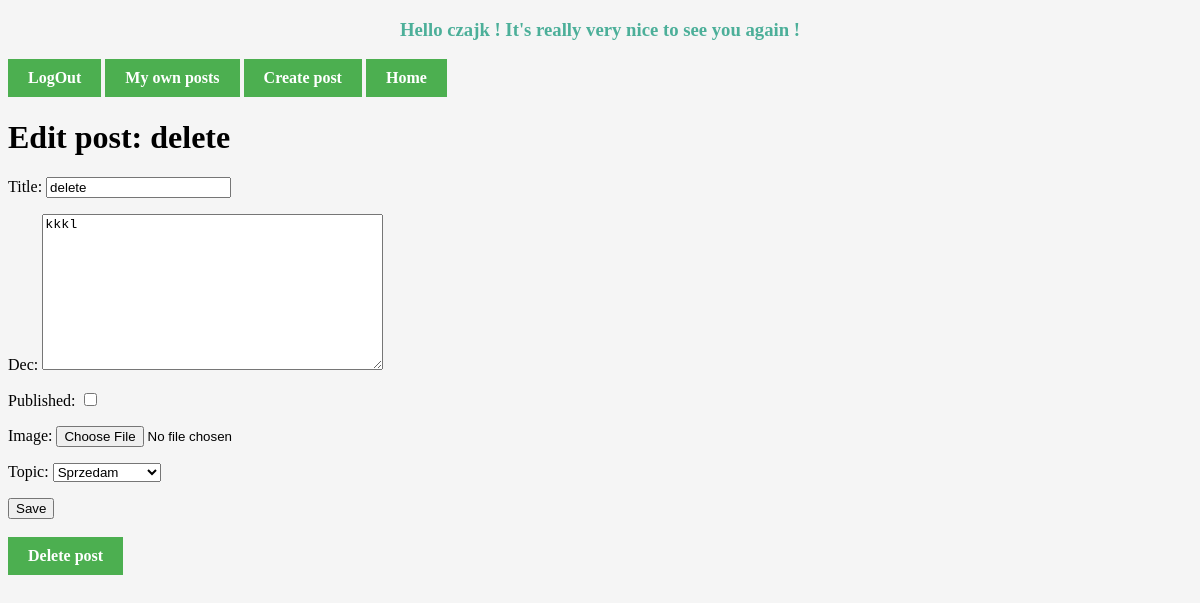
Page /12/ (signed in) on the earlier database version.
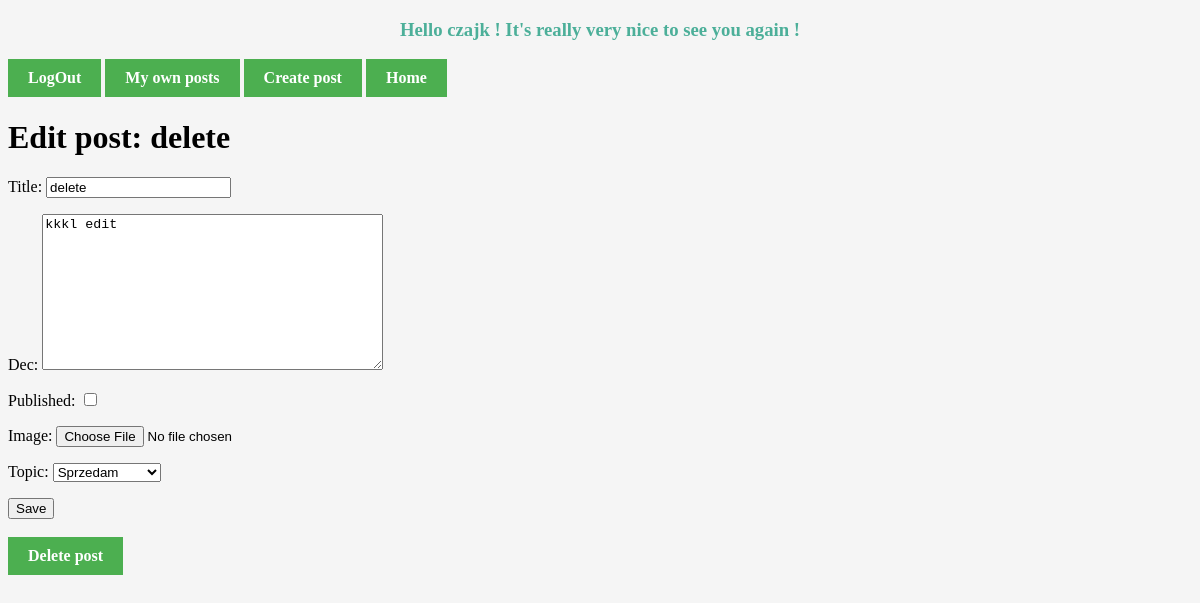
Same page on the later database version.
### Registration/models.py (models this page shows, shortened)
class Posts(models.Model):
    title = models.CharField(max_length=200)
    dec = models.TextField(blank=True)
    createDate = models.DateTimeField(auto_now_add=True) # automatically filled by Django during creation
    published = models.BooleanField()
    image = models.ImageField(upload_to='images/',blank=True)
    user = models.ForeignKey(User, on_delete=models.CASCADE) # Creating many to many relationship with User model
    topics = [
        ('', 'Wybierz temat'),
        ('sold', 'Sprzedam'),
        ('buy', 'Kupię'),
        ('rent', 'Wypożyczę'),
        ('look', 'Szukam'),
        ('else', 'Inne'),
    ]
    topic = models.CharField(max_length=4, choices=topics, default='')

### Registration/views.py (the view, shortened to what this page needs)
# urls.py: path('<int:postId>/', views.detail, name='detail'),
def detail(request, postId):
    post = get_object_or_404(Posts, pk=postId, user=request.user)
    if request.method == 'GET':
        form = PostForm(instance=post)
        return render(request, 'detail.html', {'post':post, 'form':form})

### Registration/forms.py
class PostForm(forms.ModelForm):
    class Meta:
        model = Posts # we used here Posts model from models
        fields = ('title', 'dec', 'published', 'image', 'topic' ) # we add here filds which can be complete by user

### Registration/TEMPLATES/detail.html (shortened to what this page needs)
{% extends 'base.html' %}
{% block content %}
<h1>Edit post: {{post.title}}</h1>
<form action="{% url 'detail' post.id %}" method="post" enctype="multipart/form-data">
    {{form.as_p}}
    <button type="submit">Save</button>
</form>
<br>
<a href="{% url 'deletePost' post.id %}">Delete post</a>
{% endblock content %}

Differences in the rows shown:
changed Posts "delete": dec "kkkl" → "kkkl edit"
